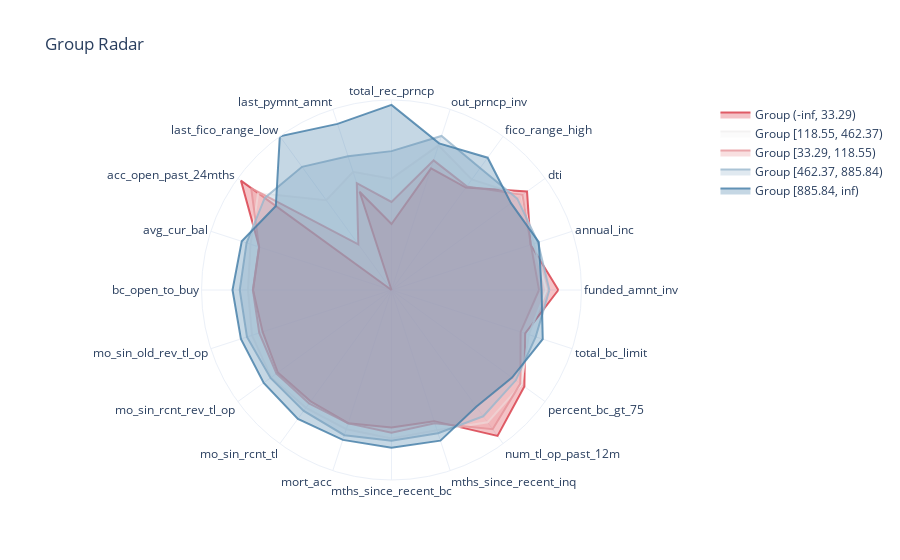

Notebook source saved alongside this figure:
### Code cell
evaluator.plot_group_radar()

### Figure 1 — Plotly figure (JSON) as saved in the notebook; plotly's stock layout.template omitted (floating-point values rounded to 4 significant figures)
{"data": [{"fill": "toself", "fillcolor": "rgba(217,58,70,0.3)", "line": {"color": "rgba(217,58,70,0.8)"}, "name": "Group (-inf, 33.29)", "r": [0.1662, -0.0808, 0.1741, -0.3165, -0.3005, -1.043, -0.5955, -1.833, 0.3966, -0.1663, -0.1742, -0.21, -0.1497, -0.1843, -0.1549, -0.1859, -0.1809, 0.3285, 0.1349, -0.1487, 0.1662], "theta": ["funded_amnt_inv", "annual_inc", "dti", "fico_range_high", "out_prncp_inv", "total_rec_prncp", "last_pymnt_amnt", "last_fico_range_low", "acc_open_past_24mths", "avg_cur_bal", "bc_open_to_buy", "mo_sin_old_rev_tl_op", "mo_sin_rcnt_rev_tl_op", "mo_sin_rcnt_tl", "mort_acc", "mths_since_recent_bc", "mths_since_recent_inq", "num_tl_op_past_12m", "percent_bc_gt_75", "total_bc_limit", "funded_amnt_inv"], "type": "scatterpolar"}, {"fill": "toself", "fillcolor": "rgba(242,241,241,0.3)", "line": {"color": "rgba(242,241,241,0.8)"}, "name": "Group [118.55, 462.37)", "r": [0.0225, -0.03959, 0.0916, -0.1966, -0.01098, -0.4985, -0.3436, -0.5021, 0.1418, -0.05718, -0.1131, -0.07513, -0.05093, -0.08861, -0.07967, -0.05528, -0.06658, 0.1269, 0.09079, -0.1027, 0.0225], "theta": ["funded_amnt_inv", "annual_inc", "dti", "fico_range_high", "out_prncp_inv", "total_rec_prncp", "last_pymnt_amnt", "last_fico_range_low", "acc_open_past_24mths", "avg_cur_bal", "bc_open_to_buy", "mo_sin_old_rev_tl_op", "mo_sin_rcnt_rev_tl_op", "mo_sin_rcnt_tl", "mort_acc", "mths_since_recent_bc", "mths_since_recent_inq", "num_tl_op_past_12m", "percent_bc_gt_75", "total_bc_limit", "funded_amnt_inv"], "type": "scatterpolar"}, {"fill": "toself", "fillcolor": "rgba(230,148,154,0.3)", "line": {"color": "rgba(230,148,154,0.8)"}, "name": "Group [33.29, 118.55)", "r": [-0.06551, -0.07712, 0.1062, -0.2988, -0.2005, -0.7788, -0.4874, -1.156, 0.2454, -0.1639, -0.172, -0.1671, -0.1301, -0.1519, -0.1526, -0.1218, -0.1536, 0.2284, 0.07535, -0.2061, -0.06551], "theta": ["funded_amnt_inv", "annual_inc", "dti", "fico_range_high", "out_prncp_inv", "total_rec_prncp", "last_pymnt_amnt", "last_fico_range_low", "acc_open_past_24mths", "avg_cur_bal", "bc_open_to_buy", "mo_sin_old_rev_tl_op", "mo_sin_rcnt_rev_tl_op", "mo_sin_rcnt_tl", "mort_acc", "mths_since_recent_bc", "mths_since_recent_inq", "num_tl_op_past_12m", "percent_bc_gt_75", "total_bc_limit", "funded_amnt_inv"], "type": "scatterpolar"}, {"fill": "toself", "fillcolor": "rgba(153,183,205,0.3)", "line": {"color": "rgba(153,183,205,0.8)"}, "name": "Group [462.37, 885.84)", "r": [0.05853, 0.0118, 0.02905, -0.02746, 0.1074, -0.1695, -0.1471, -0.008795, 0.04395, -0.007183, -0.01498, -0.01224, -0.04145, -0.04279, -0.003914, -0.02672, -0.02911, 0.03703, 0.007724, -0.01638, 0.05853], "theta": ["funded_amnt_inv", "annual_inc", "dti", "fico_range_high", "out_prncp_inv", "total_rec_prncp", "last_pymnt_amnt", "last_fico_range_low", "acc_open_past_24mths", "avg_cur_bal", "bc_open_to_buy", "mo_sin_old_rev_tl_op", "mo_sin_rcnt_rev_tl_op", "mo_sin_rcnt_tl", "mort_acc", "mths_since_recent_bc", "mths_since_recent_inq", "num_tl_op_past_12m", "percent_bc_gt_75", "total_bc_limit", "funded_amnt_inv"], "type": "scatterpolar"}, {"fill": "toself", "fillcolor": "rgba(65,124,167,0.3)", "line": {"color": "rgba(65,124,167,0.8)"}, "name": "Group [885.84, inf)", "r": [-0.03477, 0.0224, -0.0634, 0.1266, 0.0137, 0.385, 0.2598, 0.4432, -0.12, 0.05346, 0.07181, 0.06413, 0.05956, 0.07518, 0.05504, 0.05688, 0.06436, -0.1053, -0.0471, 0.07217, -0.03477], "theta": ["funded_amnt_inv", "annual_inc", "dti", "fico_range_high", "out_prncp_inv", "total_rec_prncp", "last_pymnt_amnt", "last_fico_range_low", "acc_open_past_24mths", "avg_cur_bal", "bc_open_to_buy", "mo_sin_old_rev_tl_op", "mo_sin_rcnt_rev_tl_op", "mo_sin_rcnt_tl", "mort_acc", "mths_since_recent_bc", "mths_since_recent_inq", "num_tl_op_past_12m", "percent_bc_gt_75", "total_bc_limit", "funded_amnt_inv"], "type": "scatterpolar"}], "layout": {"polar": {"radialaxis": {"visible": false}}, "showlegend": true, "title": {"text": "Group Radar"}}}
